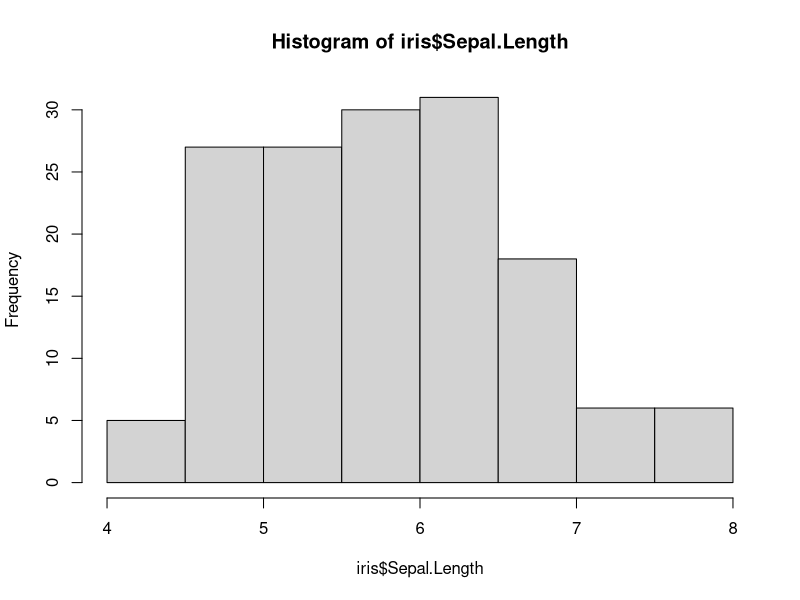
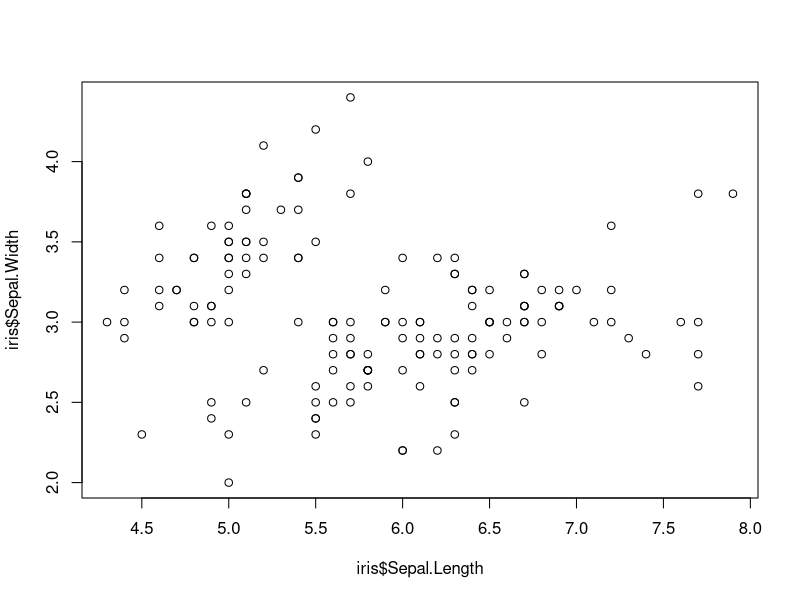
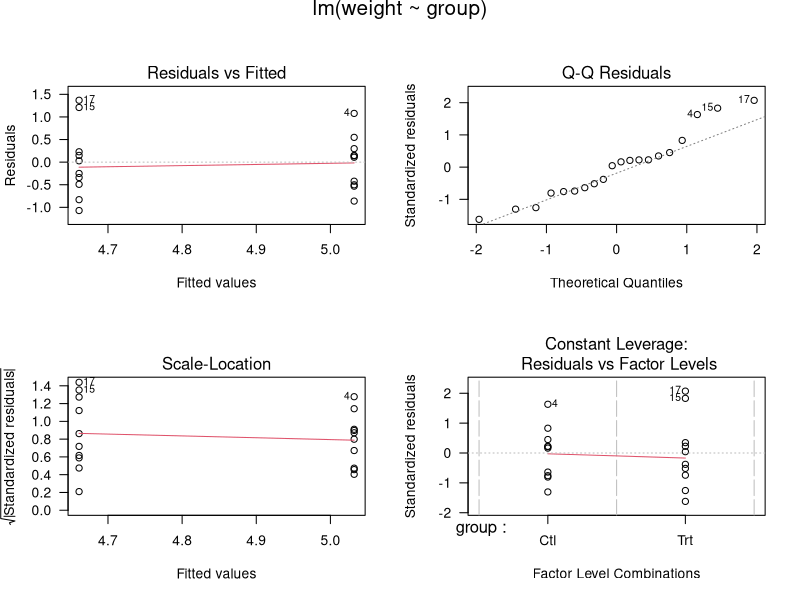

These charts were generated, in order, by the following R code:
#===========================================
# 제3강 패키지
#===========================================
#---1~3 패키지 살펴보기(p131)
library() # 설치된 패키지 보기
search()  # 메모리에 로드된 패키지 보기
library(MASS)  # 패키지 로드하기
search()
detach(package:MASS) # 패키지 언로드하기
search()
library(ggplot2)
install.packages("ggplot2") # 패키지 설치하기
library(ggplot2)
#detach(package:ggplot2)        
#library()
remove.packages("ggplot2") # 패키 지제거하기

#--- 4 패키지내 데이터셋 살펴보기(p135)
data()  # datasets 패키지에 Nile, Titanic
data(package="MASS")
library(MASS)
#--- iris 구조살펴보기(p136)
data(iris)
class(iris)
dim(iris)
length(iris)
names(iris)
colnames(iris)
str(iris)
head(iris)
tail(iris)
head(iris,n=10)
iris[3]  #세번째 변수
iris[1:5,]
iris[1:5,"Sepal.Length"]
iris$Sepal.Length[1:5]
summary(iris)
help(iris)
var(iris$Sepal.Length)  #(p138)
hist(iris$Sepal.Length)
plot(iris$Sepal.Length,iris$Sepal.Width)
table(iris$Species)
tab01 <- table(iris$Species)
class(tab01)


example(lm) # 샘플프로그램 실행하기
lm # 소스보기
